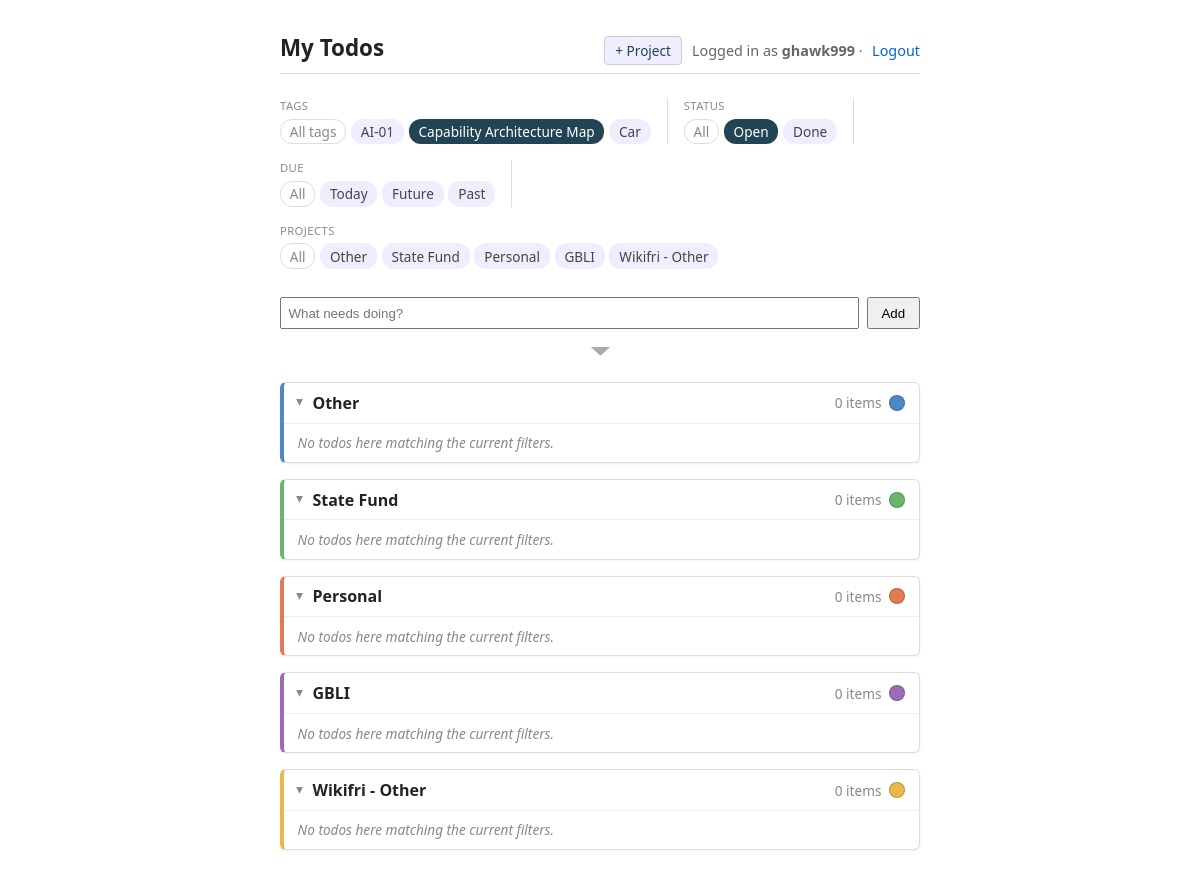
The page /?tag=Capability+Architecture+Map (signed in) on the database its author committed.
### todos/models.py (models this page shows, shortened)
class Tag(models.Model):
    user = models.ForeignKey(
        settings.AUTH_USER_MODEL,
        on_delete=models.CASCADE,
        related_name='tags',
    )
    name = models.CharField(max_length=50)
    created_at = models.DateTimeField(auto_now_add=True)
    class Meta:
        ordering = ['name']
        constraints = [
            models.UniqueConstraint(Lower('name'), 'user', name='unique_tag_name_per_user_ci'),
        ]

class Project(models.Model):
    user = models.ForeignKey(
        settings.AUTH_USER_MODEL,
        on_delete=models.CASCADE,
        related_name='projects',
    )
    name = models.CharField(max_length=80)
    sort_order = models.PositiveIntegerField(default=0)
    is_catchall = models.BooleanField(default=False)
    color = models.CharField(max_length=7, blank=True, default='')
    created_at = models.DateTimeField(auto_now_add=True)
    class Meta:
        ordering = ['sort_order', 'name']
        constraints = [
            models.UniqueConstraint(fields=['user', 'name'], name='unique_project_name_per_user'),
            models.UniqueConstraint(
                fields=['user'],
                condition=models.Q(is_catchall=True),
                name='one_catchall_per_user',
            ),
        ]
    def __str__(self):
        return self.name

### todos/views.py (the view)
# urls.py: path('', views.todo_list, name='todo_list'),
@login_required
def todo_list(request):
    return render(request, 'todos/list.html', _list_context(request))

### todos/forms.py (shortened to what this page needs)
class ProjectForm(forms.ModelForm):
    class Meta:
        model = Project
        fields = ['name', 'color']
        widgets = {
            'name': forms.TextInput(attrs={'placeholder': 'New project name'}),
            'color': forms.TextInput(attrs={'type': 'color', 'style': 'width:3rem;height:2rem;padding:.1rem;cursor:pointer'}),
        }
    def __init__(self, *args, user=None, **kwargs):
        super().__init__(*args, **kwargs)
        self._user = user
        self.fields['color'].required = False

### todos/views.py (called while the page is built, shortened)
def _get_or_create_catchall(user):
    catchall = user.projects.filter(is_catchall=True).first()
    if catchall is not None:
        return catchall

def _active_tag(request):
    raw = (request.GET.get('tag') or '').strip()
    if not raw:
        return None
    return Tag.objects.filter(user=request.user, name__iexact=raw).first()

def _active_status(request):
    raw = request.GET.get('status')
    if raw is None:
        return 'open'  # default view: open todos only
    raw = raw.strip().lower()
    if raw == 'all':
        return None
    return raw if raw in STATUS_CHOICES else 'open'

def _active_due(request):
    raw = (request.GET.get('due') or '').strip().lower()
    return raw if raw in DUE_CHOICES else None

def _active_project(request):
    raw = (request.GET.get('project') or '').strip()
    if not raw:
        return None
    return request.user.projects.filter(pk=raw).first() if raw.isdigit() else None

### todos/templates/todos/list.html (shortened to what this page needs)
{% extends "base.html" %}
{% block header_actions %}
    <button type="button" id="new-project-btn" class="btn-new-project">+ Project</button>
{% endblock %}
{% block content %}
    <div class="filter-bar">
        {% if used_tags %}
            <div class="filter-group">
                <div class="filter-label">Tags</div>
                <div class="filter-pills">
                    <a class="chip clear {% if not active_tag %}active{% endif %}" href="{% querystring tag=None %}">All tags</a>
                    {% for tag in used_tags %}
                        <a class="chip {% if active_tag and active_tag.pk == tag.pk %}active{% endif %}"
                           href="{% querystring tag=tag.name %}">{{ tag.name }}</a>
                    {% endfor %}
                </div>
            </div>
        {% endif %}
        <div class="filter-group">
            <div class="filter-label">Status</div>
            <div class="filter-pills">
                <a class="chip clear {% if not active_status %}active{% endif %}" href="{% querystring status='all' %}">All</a>
                <a class="chip {% if active_status == 'open' %}active{% endif %}" href="{% querystring status='open' %}">Open</a>
                <a class="chip {% if active_status == 'done' %}active{% endif %}" href="{% querystring status='done' %}">Done</a>
            </div>
        </div>
        <div class="filter-group">
            <div class="filter-label">Due</div>
            <div class="filter-pills">
                <a class="chip clear {% if not active_due %}active{% endif %}" href="{% querystring due=None %}">All</a>
                <a class="chip {% if active_due == 'today' %}active{% endif %}" href="{% querystring due='today' %}">Today</a>
                <a class="chip {% if active_due == 'future' %}active{% endif %}" href="{% querystring due='future' %}">Future</a>
                <a class="chip {% if active_due == 'past' %}active{% endif %}" href="{% querystring due='past' %}">Past</a>
            </div>
        </div>
        {% if projects %}
            <div class="filter-group">
                <div class="filter-label">Projects</div>
                <div class="filter-pills">
                    <a class="chip clear {% if not active_project %}active{% endif %}" href="{% querystring project=None %}">All</a>
                    {% for project in projects %}
                        <a class="chip {% if active_project and active_project.pk == project.pk %}active{% endif %}"
                           href="{% querystring project=project.pk %}">{{ project.name }}</a>
                    {% endfor %}
                </div>
            </div>
        {% endif %}
    </div>
    <form class="add-form" method="post" action="{% url 'todo_add' %}">
        <div class="add-row">
            {{ todo_form.title }}
            <button type="submit">Add</button>
        </div>
        <details class="add-more" {% if todo_form.project.errors or todo_form.tags_text.errors or todo_form.due_date.errors or todo_form.day_of_week.errors %}open{% endif %}>
            <summary title="Show / hide project, tags, due date, and recurring options"></summary>
        </details>
    </form>
    <div id="project-cards">
    {% for group in groups %}
        <details class="card draggable" open draggable="true" data-project-id="{{ group.project.pk }}" style="--card-accent: {{ group.color }}">
            <summary>
                <span class="card-title">{{ group.project.name }}</span>
                <span class="card-count">{{ group.todos|length }} item{{ group.todos|length|pluralize }}</span>
                <button type="button" class="card-color-btn" style="background:{{ group.color }}" data-project-id="{{ group.project.pk }}" title="Edit project color" aria-label="Edit project"></button>
            </summary>
            {% if group.todos %}
                <ul class="todos">
                    {% for todo in group.todos %}
                        <li class="{% if todo.done %}done{% endif %}">
                            <form class="inline toggle-form" method="post" action="{% url 'todo_toggle' todo.pk %}">
                                {% csrf_token %}
                                {% if active_tag %}<input type="hidden" name="next_tag" value="{{ active_tag.name }}">{% endif %}
                                <input type="hidden" name="next_status" value="{{ active_status|default:'all' }}">
                                {% if active_due %}<input type="hidden" name="next_due" value="{{ active_due }}">{% endif %}
                                {% if active_project %}<input type="hidden" name="next_project" value="{{ active_project.pk }}">{% endif %}
                                <input type="checkbox" class="todo-check" {% if todo.done %}checked{% endif %} title="Toggle done" aria-label="Mark complete">
                            </form>
                            <span class="title">
                                {{ todo.title }}
                                {% for t in todo.tags.all %}<span class="row-tag">{{ t.name }}</span>{% endfor %}
                            </span>
                            {% if todo.due_date %}
                                <span class="due-date">due {{ todo.due_date|date:"M j" }}</span>
                            {% endif %}
                            <a href="{% url 'todo_edit' todo.pk %}{% querystring %}" class="edit-btn" title="Edit" aria-label="Edit todo">✎</a>
                            <form class="inline" method="post" action="{% url 'todo_delete' todo.pk %}">
                                {% csrf_token %}
                                {% if active_tag %}<input type="hidden" name="next_tag" value="{{ active_tag.name }}">{% endif %}
                                <input type="hidden" name="next_status" value="{{ active_status|default:'all' }}">
                                {% if active_due %}<input type="hidden" name="next_due" value="{{ active_due }}">{% endif %}
                                {% if active_project %}<input type="hidden" name="next_project" value="{{ active_project.pk }}">{% endif %}
                                <button type="submit" class="delete-btn" title="Delete" aria-label="Delete todo">✕</button>
                            </form>
                        </li>
                    {% endfor %}
                </ul>
            {% else %}
                <p class="card-empty">No todos here{% if active_tag or active_status %} matching the current filters{% endif %}.</p>
            {% endif %}
        </details>
    {% empty %}
        <p style="color:#666">No projects yet — add one above, or add a todo (it'll go into "Other").</p>
    {% endfor %}
    </div>
{% endblock %}

### todos/templates/base.html (shortened to what this page needs)
{% load static %}
<!doctype html>
<html lang="en">
<head>
</head>
<body>
<header>
    <h1>My Todos</h1>
    <nav>
        {% if user.is_authenticated %}
            {% block header_actions %}{% endblock %}
            <span class="nav-user">Logged in as <strong>{{ user.username }}</strong> ·</span>
            <form class="inline" method="post" action="{% url 'logout' %}">
                <button type="submit" class="link">Logout</button>
            </form>
        {% else %}
            <a href="{% url 'login' %}">Login</a> · <a href="{% url 'signup' %}">Sign up</a>
        {% endif %}
    </nav>
</header>
<main>
    {% block content %}{% endblock %}
</main>
</body>
</html>

### todos/templates/base.html (style rules this page uses)
body { font-family: system-ui, sans-serif; max-width: 640px; margin: 2rem auto; padding: 0 1rem; color: #222; }
header { display: flex; justify-content: space-between; align-items: baseline; border-bottom: 1px solid #ddd; padding-bottom: .5rem; margin-bottom: 1.5rem; }
header h1 { margin: 0; font-size: 1.4rem; }
header nav { font-size: .9rem; color: #666; display: flex; align-items: center; gap: .6rem; }
header nav .nav-user { line-height: 1.6; }
header nav a, header nav .link { color: #06c; text-decoration: none; background: none; border: none; padding: 0; cursor: pointer; font: inherit; }
form.inline { display: inline; }
.add-form { display: flex; flex-direction: column; gap: .25rem; margin-bottom: 1rem; }
.add-form .add-row { display: flex; gap: .5rem; align-items: center; }
.add-form .add-row input[type=text] { flex: 1; padding: .4rem; }
.add-form input[type=text] { padding: .4rem; }
.add-form button { padding: .4rem .8rem; }
.add-form details.add-more > summary { cursor: pointer; user-select: none; list-style: none; color: #aaa; padding: .35rem 0; width: 100%; text-align: center; border-radius: 4px; transition: background .1s, color .1s; }
.add-form details.add-more > summary::before { content: '▾'; display: inline-block; font-size: 1.1rem; line-height: 1; transform: scaleX(2.2); transition: transform .15s; transform-origin: center; }
button.link { color: #c33; }
.btn-new-project { padding: .25rem .65rem; background: #eef; color: #245; border: 1px solid #ccd; border-radius: 4px; cursor: pointer; font: inherit; font-size: .85rem; }
details.card { border: 1px solid #ddd; border-left: 4px solid var(--card-accent, #ddd); border-radius: 6px; margin: 1rem 0; background: #fff; }
details.card[open] { box-shadow: 0 1px 3px rgba(0,0,0,.06); }
details.card summary { padding: .55rem .85rem; cursor: pointer; user-select: none; display: flex; align-items: center; gap: .5rem; list-style: none; }
details.card summary::before { content: '▸'; color: #888; font-size: .85rem; transition: transform .15s; display: inline-block; flex-shrink: 0; }
details.card[open] summary::before { transform: rotate(90deg); }
details.card[open] summary { border-bottom: 1px solid #eee; }
details.card .card-title { font-weight: 600; }
details.card .card-count { color: #888; font-size: .85rem; margin-left: auto; }
details.card .card-empty { padding: .6rem .85rem; color: #888; font-size: .85rem; font-style: italic; margin: 0; }
details.card.draggable > summary { cursor: grab; }
.card-color-btn { width: 1rem; height: 1rem; border-radius: 50%; border: 1.5px solid rgba(0,0,0,.2); cursor: pointer; padding: 0; flex-shrink: 0; background: var(--card-accent, #ddd); }
.filter-bar { display: flex; align-items: stretch; gap: 1rem; margin: .25rem 0 1.75rem; flex-wrap: wrap; font-size: .85rem; }
.filter-group { display: flex; flex-direction: column; gap: .35rem; min-width: 0; }
.filter-label { font-size: .7rem; color: #888; text-transform: uppercase; letter-spacing: .04em; }
.filter-pills { display: flex; flex-wrap: wrap; gap: .3rem; }
.chip { color: #444; background: #eef; padding: .15rem .55rem; border-radius: 12px; text-decoration: none; border: 1px solid transparent; }
.chip.active { background: #245; color: #fff; }
.chip.clear { background: transparent; color: #888; border-color: #ddd; }

### rows shown on the page
Tag: name "AI-01"
Tag: name "Capability Architecture Map"
Tag: name "Car"
Project: name "Other", project.name "Other", todos|length "0"
Project: name "State Fund", project.name "State Fund", todos|length "0"
Project: name "Personal", project.name "Personal", todos|length "0"
Project: name "GBLI", project.name "GBLI", todos|length "0"
Project: name "Wikifri - Other", project.name "Wikifri - Other", todos|length "0"

### other values the page prints
{{ user.username }} "ghawk999"
